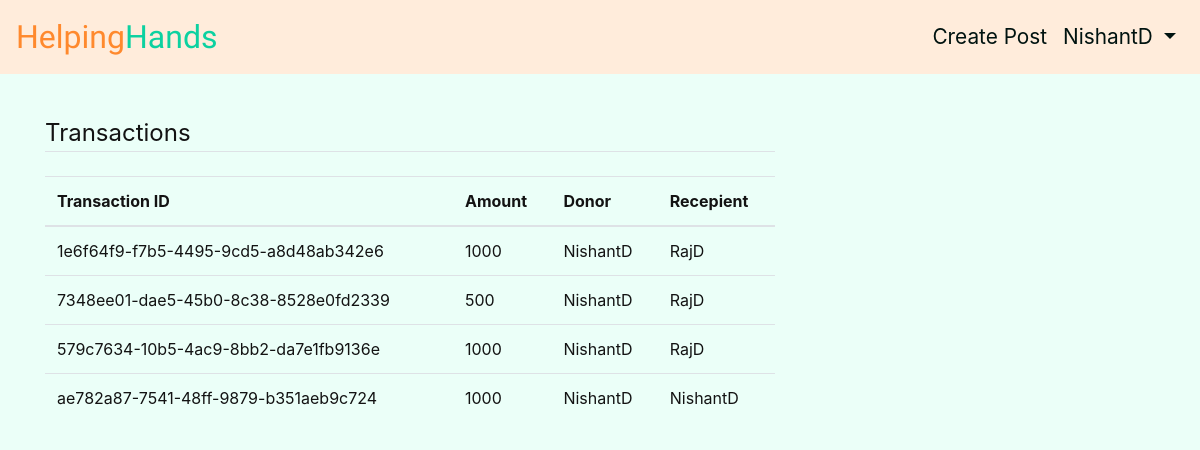
Page /transactions/ (signed in) on the committed database.
### fundtrans/models.py (models this page shows, shortened)
class Transaction(models.Model):
    sender = models.CharField(max_length=50)
    receiver = models.CharField(max_length=50)
    amount = models.IntegerField()
    date = models.DateTimeField(default=timezone.now)
    transactn_id = models.UUIDField(primary_key=True, default=uuid.uuid4, editable=False)
    event = models.ForeignKey(Post, on_delete=models.CASCADE,null=True)

### fundtrans/views.py (the view)
# urls.py: path('transactions/', TransListView.as_view() , name='transactions'),
class TransListView(ListView):
    model = Transaction
    context_object_name = 'trans'
    ordering = ['-date']

### fundtrans/templates/fundtrans/transaction_list.html
{% extends "layout.html" %}
{% block content %}
<table class="table">
    <legend class="border-bottom mb-4">Transactions</legend>
    <thead>
      <tr>
        <th scope="col">Transaction ID</th>
        <th scope="col">Amount</th>
        <th scope="col">Donor</th>
        <th scope="col">Recepient</th>
      </tr>
    </thead>
    <tbody>
      {% for tran in trans %}
      <tr>
        <td>{{tran.transactn_id}}</td>
        <td>{{ tran.amount }}</td>
        <td>{{ tran.sender }}</td>
        <td>{{ tran.receiver }}</td>
      </tr>
      {% endfor %}
    </tbody>
  </table>
{% endblock content %}

### hh/templates/layout.html (shortened to what this page needs)
{% load static %}
<!DOCTYPE html>
<html lang="en">
<head>
    <link rel="stylesheet" href="https://maxcdn.bootstrapcdn.com/bootstrap/4.0.0/css/bootstrap.min.css"
>
    <link rel="stylesheet" type="text/css"  href="{% static 'main.css' %}">
</head>
<body>
    <nav class="navbar navbar-expand-md pt-2 pd-4 fixed-top">
        <a class="navbar-brand logo" href="{% url 'hh-home' %}">Helping<span class="logo-2">Hands</span></a>
        <div class="collapse navbar-collapse" id="navbarNav">
            <div class="navbar-nav">
                {% if user.is_authenticated %}
                <a class="nav-item nav-link" href="{% url 'post-create' %}">Create Post</a>
                <a class="nav-item dropdown nav-link dropdown-toggle" href="#" data-toggle="dropdown" role="button" aria-haspopup="true"
                    aria-expanded="false">
                    {{user.username}}
                </a>
                {% else %}
                <a class="nav-item nav-link" href="{% url 'login' %}">Login</a>
                <a class="nav-item nav-link" href="{% url 'register' %}">Register</a>
                {% endif %}
            </div>
        </div>
    </nav>
    <div class="container main-content">
        <div class="row">
            <div class="col-md-8">
                {% block content %}
                {% endblock %}
             </div>
        </div>
    </div>
</body>
</html>

### hh/static/main.css (style rules this page uses)
body { background-color: #ebfff8 ; color: rgb(19, 19, 19) ; }
nav a { font-size: 1.3em; color: #001310; }
.logo { color: #FF892D; font-family: 'Secular One', sans-serif; font-size: 2rem; }
.logo-2 { color: #0cd1a0 }
.main-content { margin-top: 115px; }
.navbar { background-color: #ffecdb; }

### rows in the picture
Transaction: transactn_id "1e6f64f9-f7b5-4495-9cd5-a8d48ab342e6", amount "1000", sender "NishantD", receiver "RajD"
Transaction: transactn_id "7348ee01-dae5-45b0-8c38-8528e0fd2339", amount "500", sender "NishantD", receiver "RajD"
Transaction: transactn_id "579c7634-10b5-4ac9-8bb2-da7e1fb9136e", amount "1000", sender "NishantD", receiver "RajD"
Transaction: transactn_id "ae782a87-7541-48ff-9879-b351aeb9c724", amount "1000", sender "NishantD", receiver "NishantD"

### other values in the picture
{{ user.username }} "NishantD"
